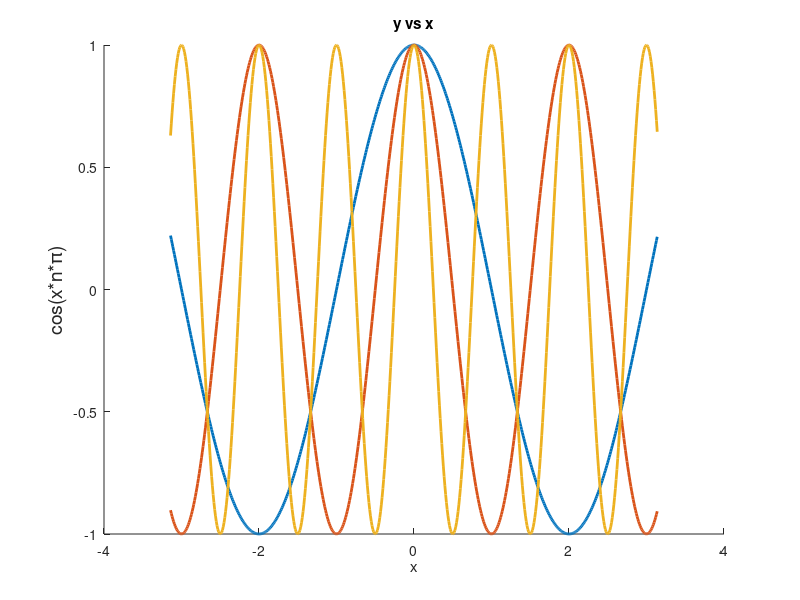

MATLAB code to generate this figure:
x = -pi:0.01:pi;
n = [1/2,1,2];
hold on
for i = 1:3
    plot(x,cos(n(i)*pi*x),'LineWidth',2)
end
hold off
xlabel('x')
ylabel('cos(x*n*\pi)','FontSize',14)
title('y vs x')

%%
for i = -3:3
    if (i >= 0 && i ~= 3)
        disp (i)
    elseif (i <= 0)
        disp (i^3)
    else
        disp(i^2)
    end
end

%%
a = 6;
if (a<0)
    disp('Error - Negative Integer');
elseif (a==0)
    f = 1;
else
    f = 1;
    for i = 1:a
        f = f * i;
    end
end
disp(f)
